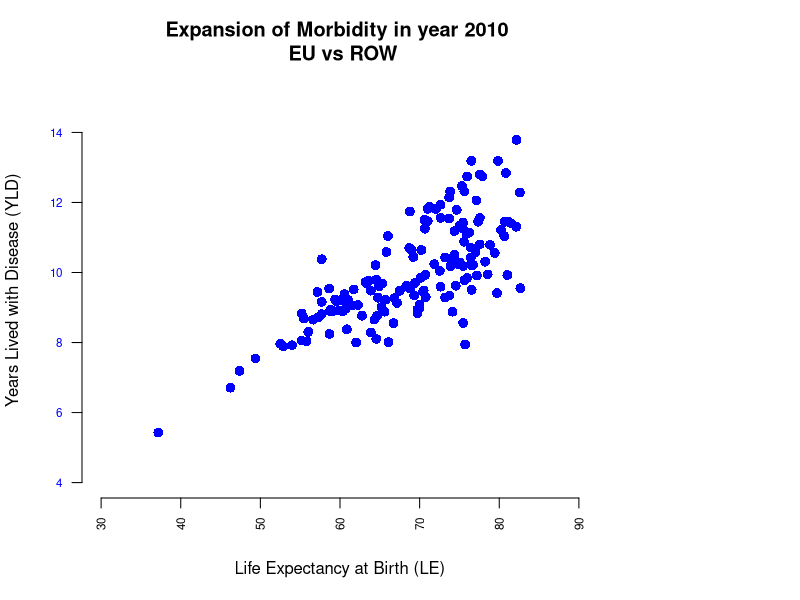

Write the R code that produced this figure. (Note: this script raises an error after producing the figure.)
## ---- chunk 1
knitr::opts_chunk$set(echo = TRUE)
## ---- chunk 2
library(data.table)

data.EU.1990 <- read.csv("Output_EU_1990.csv")
data.EU.2010 <- read.csv("Output_EU_2010.csv")
data.ROW.1990 <- read.csv("Output_ROW_1990.csv")
data.ROW.2010 <- read.csv("Output_ROW_2010.csv")

head(data.EU.1990)
head(data.EU.2010)
head(data.ROW.1990)
head(data.ROW.2010)

attach(data.EU.1990)
attach(data.EU.2010)
attach(data.ROW.1990)
attach(data.ROW.2010)

## ---- chunk 3
ID.EU <- "FRA"
ID.ROW <- "USA"
## ---- chunk 4
par(mar=c(5, 4, 4, 10) + 0.1)

plot(data.ROW.2010$le.ROW, data.ROW.2010$yld.ROW, main="Expansion of Morbidity in year 2010 \n EU vs ROW", xlab="Life Expectancy at Birth (LE)", ylab="Years Lived with Disease (YLD)", col="blue", pch = 16, cex = 1.3, lty = "solid", lwd = 2, xlim=c(30,90), ylim=c(4, 15), axes=FALSE, frame.plot=FALSE)

points(data.EU.2010$le.EU, data.EU.2010$yld.EU, main="Expansion of Morbidity", xlab="Life Expectancy at Birth", ylab="", col="red", pch = 16, cex = 1.3, lty = "solid", lwd = 2)

axis(1, col.axis="black", las=2, cex.axis=0.7, tick=-.01)

axis(2, col.axis="blue", las=2, cex.axis=0.7, tick=-.01)

axis(4, at=(round(min(data.EU.2010$yld.EU), 0): round(max(data.EU.2010$yld.EU), 0)), col.axis="red", las=2, cex.axis=0.7, tck=-.01)

mtext("EU YLD 2010", side=4, line=3, cex.lab=1,las=2, col="red")

abline(lm(data.ROW.2010$yld.ROW ~ data.ROW.2010$le.ROW), lty = 3, col="blue", lwd=1.5)
abline(lm(data.EU.2010$yld.EU ~ data.EU.2010$le.EU), lty = 3, col="red", lwd=1.5)

points(data.EU.2010$le.EU[data.EU.2010$country.EU == ID.EU], data.EU.2010$yld.EU[data.EU.2010$country.EU == ID.EU], pch=22, col="black", cex = 2, lty = "solid", lwd = 2)

text(data.EU.2010$le.EU[data.EU.2010$country.EU == ID.EU], data.EU.2010$yld.EU[data.EU.2010$country.EU == ID.EU], labels=ID.EU, cex= 1, pos=4, offset = 1)

points(data.ROW.2010$le.ROW[data.ROW.2010$country.ROW == ID.ROW], data.ROW.2010$yld.ROW[data.ROW.2010$country.ROW == ID.ROW], pch=22, col="black", cex = 2, lty = "solid", lwd = 2)

text(data.ROW.2010$le.ROW[data.ROW.2010$country.ROW == ID.ROW], data.ROW.2010$yld.ROW[data.ROW.2010$country.ROW == ID.ROW], labels=ID.ROW, cex= 1, pos=4, offset = 1)

## ---- chunk 5
par(mar=c(5, 4, 4, 10) + 0.1)

plot(data.EU.2010$le.EU, data.EU.2010$yld.EU, main="Expansion of Morbidity in EU \n 1990 vs 2010", xlab="Life Expectancy at Birth (LE)", ylab="Years Lived with Disease (YLD)", col="red", pch = 16, cex = 1.3, lty = "solid", lwd = 2, xlim=c(69, 84), ylim=c(8, 14), axes=FALSE, frame.plot=FALSE)

points(data.EU.1990$le.EU, data.EU.1990$yld.EU, main="Expansion of Morbidity", xlab="Life Expectancy at Birth", ylab="", col="blue", pch = 16, cex = 1.3, lty = "solid", lwd = 2)

axis(1, at=60:90, col.axis="black", cex.axis=0.7)

axis(2, col.axis="blue", las=2, cex.axis=0.7, tick=-.01)

axis(4, at=(round(min(data.EU.2010$yld.EU), 0): round(max(data.EU.2010$yld.EU), 0)), col.axis="red", las=2, cex.axis=0.7, tck=-.01)

mtext("YLD 2010", side=4, line=3, cex.lab=1,las=2, col="red")

abline(lm(data.EU.1990$yld.EU ~ data.EU.1990$le.EU), lty = 3, col="blue", lwd=1.5)
abline(lm(data.EU.2010$yld.EU ~ data.EU.2010$le.EU), lty = 3, col="red", lwd=1.5)

points(data.EU.1990$le.EU[data.EU.1990$country.EU == ID.EU], data.EU.1990$yld.EU[data.EU.1990$country.EU == ID.EU], pch=22, col="black", cex = 2, lty = "solid", lwd = 2)

text(data.EU.1990$le.EU[data.EU.1990$country.EU == ID.EU], data.EU.1990$yld.EU[data.EU.1990$country.EU == ID.EU], labels=paste(ID.EU, "1990"), cex= 1, pos=2, offset = .7)

points(data.EU.2010$le.EU[data.EU.2010$country.EU == ID.EU], data.EU.2010$yld.EU[data.EU.2010$country.EU == ID.EU], pch=22, col="black", cex = 2, lty = "solid", lwd = 2)

text(data.EU.2010$le.EU[data.EU.2010$country.EU == ID.EU], data.EU.2010$yld.EU[data.EU.2010$country.EU == ID.EU], labels=paste(ID.EU, "2010"), cex= 1, pos=2, offset = .7)

points(data.ROW.1990$le.ROW[data.ROW.1990$country.ROW == ID.ROW], data.ROW.1990$yld.ROW[data.ROW.1990$country.ROW == ID.ROW], pch=21, col="black", cex = 1.3, lty = "solid", lwd = 2)

text(data.ROW.1990$le.ROW[data.ROW.1990$country.ROW == ID.ROW], data.ROW.1990$yld.ROW[data.ROW.1990$country.ROW == ID.ROW], labels=paste(ID.ROW, "1990"), cex= 1, pos=4, offset = 1)

points(data.ROW.2010$le.ROW[data.ROW.2010$country.ROW == ID.ROW], data.ROW.2010$yld.ROW[data.ROW.2010$country.ROW == ID.ROW], pch=21, col="black", cex = 1.3, lty = "solid", lwd = 2)

text(data.ROW.2010$le.ROW[data.ROW.2010$country.ROW == ID.ROW], data.ROW.2010$yld.ROW[data.ROW.2010$country.ROW == ID.ROW], labels=paste(ID.ROW, "2010"), cex= 1, pos=4, offset = 1)

## ---- chunk 6
MyMean <- mean(rn)
MyMedian <- median(rn)
MySd <- sd(rn)
MyMad <- mad(rn)

hist(rn, main="", xlab="Nursing Density (per 1000 inhabitants)", ylab="Frequency")
text(13.5, 6, paste("Mean =", round(MyMean, 1), "\n Median =", round(MyMedian, 1), "\n Std.Dev =", round(MySd, 1)))
abline(v=data$rn[data$country == ID],col="red")
text(7.3, 6, paste("ITA=", data$rn[data$country == ID]))

## ---- chunk 7
MyMean <- mean(md)
MyMedian <- median(md)
MySd <- sd(md)
MyMad <- mad(md)

hist(md, main="", xlab="Physicians Density (per 1000 inhabitants)", ylab="Frequency")
text(2, 9, paste("Mean =", round(MyMean, 1), "\n Median =", round(MyMedian, 1), "\n Std.Dev =", round(MySd, 1)))
abline(v=data$md[data$country == ID],col="red")
text(4.5, 9, paste("ITA=", data$md[data$country == ID]))

## ---- chunk 8
par(mfrow=c(1,2))

strip.data.1 <- data.frame("Nurses"=rn, "Physicians"= md)
stripchart(strip.data.1, 
           vertical=TRUE,
           col=c("black", "skyblue"),
           cex=1.5,
           lty = "solid", 
           lwd = 2,
           method="jitter", 
           main="EU Workforce",
           ylab="Density (per 1000 population)")
abline(h=c(median(rn), median(md)),col=c("black", "skyblue"),
           lty = "solid", 
           lwd = 2) 
points(c(data$rn[data$country == ID], data$md[data$country == ID]), pch=22, col="red", cex = 2, lty = "solid", lwd = 2)
text(c(data$rn[data$country == ID], data$md[data$country == ID]), labels=ID, cex= 1.5, pos=c(4,2))
summary(strip.data.1)

strip.data.2 <- data.frame("THE"=the)
stripchart(strip.data.2, 
           vertical=TRUE,
           col=c("black"),
           cex=1.5,
           lty = "solid", 
           lwd = 2,
           method="jitter", 
           main="EU Per Capita \n Total Health Expenditure",
           ylab="USD Int PPP")
abline(h=c(median(the)),col=c("black"),
           lty = "solid", 
           lwd = 2)
points(c(data$the[data$country == ID]), pch=22, col="red", cex = 2, lty = "solid", lwd = 2)
text(c(data$the[data$country == ID]), labels=ID, cex= 1.5, pos=c(4,2))
summary(strip.data.2)

par(mfrow=c(1,2))

strip.data.3 <- data.frame("Nurses"=CareX)
stripchart(strip.data.3, 
           vertical=TRUE,
           col=c("black", "skyblue"),
           cex=1.5,
           lty = "solid", 
           lwd = 2,
           method="jitter", 
           main="EU Workforce",
           ylab="Density (per 1000 population)")
abline(h=c(median(CareX)),col=c("black", "skyblue"),
           lty = "solid", 
           lwd = 2) 
points(c(data$CareX[data$country == ID]), pch=22, col="red", cex = 2, lty = "solid", lwd = 2)
text(c(data$CareX[data$country == ID]), labels=ID, cex= 1.5, pos=c(4,2))
summary(strip.data.3)

strip.data.4 <- data.frame("Nurses"=CareV)
stripchart(strip.data.4, 
           vertical=TRUE,
           col=c("black", "skyblue"),
           cex=1.5,
           lty = "solid", 
           lwd = 2,
           method="jitter", 
           main="EU Workforce",
           ylab="Density (per 1000 population)")
abline(h=c(median(CareV)),col=c("black", "skyblue"),
           lty = "solid", 
           lwd = 2) 
points(c(data$CareV[data$country == ID]), pch=22, col="red", cex = 2, lty = "solid", lwd = 2)
text(c(data$CareV[data$country == ID]), labels=ID, cex= 1.5, pos=c(4,2))
summary(strip.data.4)

